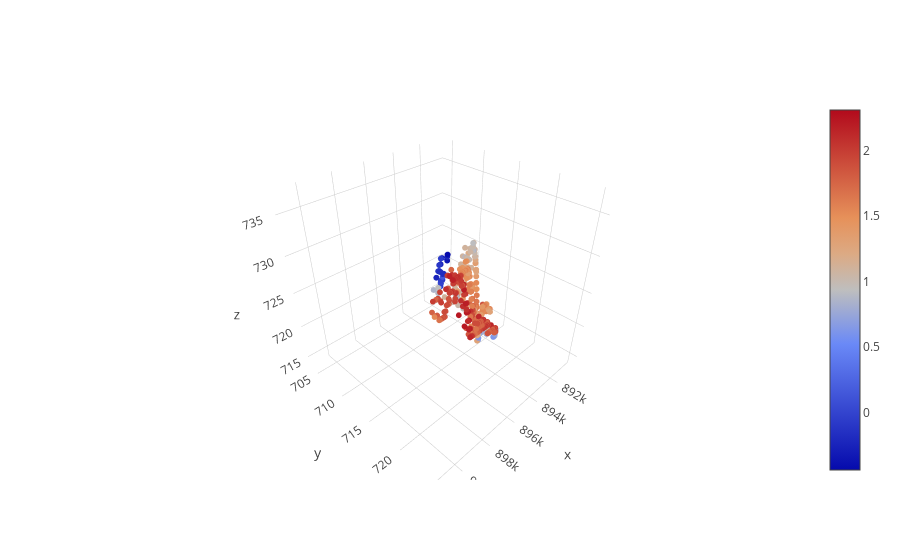

The notebook cell this image was saved under:
### Code cell
#Plotly PLot
import plotly.offline as py
import plotly.graph_objs as go
py.init_notebook_mode(connected=True)

x = xy.index
y = xy['temp_zone7_14']
z = xy['temp_zone8_33']
c = xy['H']
# s = xy['E']  + 2 
data=[
    go.Scatter3d(x=x,y=y,z=z,
                mode = 'markers',
                marker = dict(
                size = 2,
                color= c,
                showscale=True
                ),
                )
]
layout=go.Layout()
figure=go.Figure(data=data,layout=layout)
py.iplot(figure)

### Figure 1 — Plotly figure (JSON) as saved in the notebook; plotly's stock layout.template omitted (floating-point values rounded to 4 significant figures; data arrays with more than 128 entries replaced by an {"elided": "..."} marker saying what was removed)
{"data": [{"marker": {"color": {"elided": "840 float values"}, "showscale": true, "size": 2}, "mode": "markers", "type": "scatter3d", "uid": "a7cc4ff6-e24f-11e8-ae5a-28c63ff40a91", "x": {"elided": "840 int values"}, "y": {"elided": "840 float values"}, "z": {"elided": "840 float values"}}], "layout": {}}
